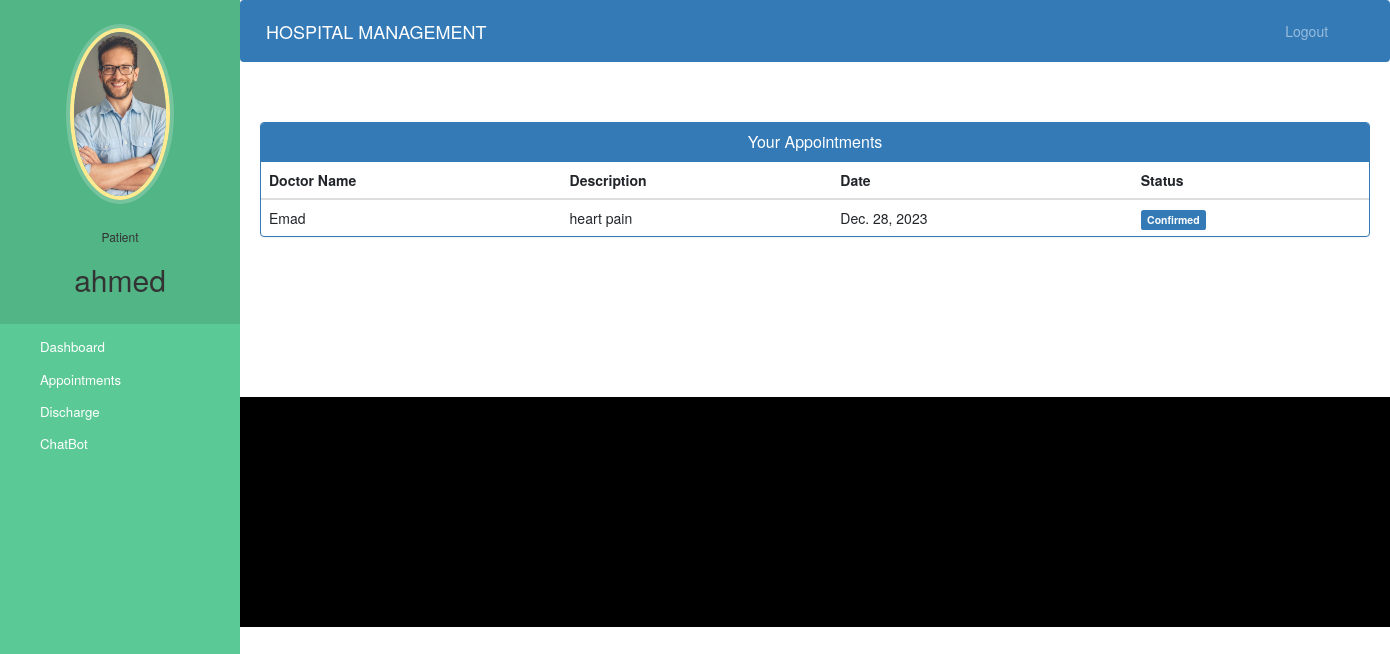
Page /patient-view-appointment (signed in) on the committed database.
### hospital/models.py (models this page shows, shortened)
class Patient(models.Model):
    user=models.OneToOneField(User,on_delete=models.CASCADE)
    profile_pic= models.ImageField(upload_to='profile_pic/PatientProfilePic/',null=True,blank=True)
    address = models.CharField(max_length=40)
    mobile = models.CharField(max_length=20,null=False)
    symptoms = models.CharField(max_length=100,null=False)
    assignedDoctorId = models.PositiveIntegerField(null=True)
    admitDate=models.DateField(auto_now=True)
    status=models.BooleanField(default=False)

class Appointment(models.Model):
    patientId=models.PositiveIntegerField(null=True)
    doctorId=models.PositiveIntegerField(null=True)
    patientName=models.CharField(max_length=40,null=True)
    doctorName=models.CharField(max_length=40,null=True)
    appointmentDate=models.DateField(auto_now=True)
    description=models.TextField(max_length=500)
    status=models.BooleanField(default=False)

### hospital/views.py (the view)
# urls.py: path('patient-view-appointment', views.patient_view_appointment_view,name='patient-view-appointment'),
@login_required(login_url='patientlogin')
@user_passes_test(is_patient)
def patient_view_appointment_view(request):
    patient=models.Patient.objects.get(user_id=request.user.id) #for profile picture of patient in sidebar
    appointments=models.Appointment.objects.all().filter(patientId=request.user.id)
    return render(request,'hospital/patient_view_appointment.html',{'appointments':appointments,'patient':patient})

### hospital/views.py (called while the page is built)
def is_patient(user):
    return user.groups.filter(name='PATIENT').exists()

### templates/hospital/patient_view_appointment.html (shortened to what this page needs)
{% extends 'hospital/patient_base.html' %}
{% block content %}
<head>
  <link href="//netdna.bootstrapcdn.com/bootstrap/3.0.0/css/bootstrap.min.css" rel="stylesheet" id="bootstrap-css">
</head>
<div class="container">
  <div class="panel panel-primary">
    <div class="panel-heading">
      <h6 class="panel-title">Your Appointments</h6>
    </div>
    <table class="table table-hover" id="dev-table">
      <thead>
        <tr>
          <th>Doctor Name</th>
          <th>Description</th>
          <th>Date</th>
          <th>Status</th>
        </tr>
      </thead>
      {% for a in appointments %}
      <tr>
        <td> {{a.doctorName}}</td>
        <td>{{a.description}}</td>
        <td>{{a.appointmentDate}}</td>
        {%if a.status%}
        <td> <span class="label label-primary">Confirmed</span></td>
        {% else %}
        <td> <span class="label label-success">Pending</span></td>
        {% endif %}
      </tr>
      {% endfor %}
    </table>
  </div>
</div>
{% endblock content %}

### templates/hospital/patient_base.html (shortened to what this page needs)
<!DOCTYPE html>
{% load static %}
<html lang="en">
<head>
  <link rel="stylesheet" href="https://stackpath.bootstrapcdn.com/bootstrap/4.3.1/css/bootstrap.min.css">
  <link rel="stylesheet" href="https://maxcdn.bootstrapcdn.com/font-awesome/4.7.0/css/font-awesome.min.css">
</head>
<body>
  <nav class="menu" tabindex="0">
    <header class="avatar">
      <img src="{% static patient.profile_pic.url %}" alt="Profile Pic" />
      <br><br>
      <h6>Patient</h6>
      <h2>{{request.user.first_name}}</h2>
    </header>
    <ul>
      <li tabindex="0" class="icon-dashboard"> <a style="color:white; text-decoration:none;" href="/patient-dashboard"><span>Dashboard</span></a> </li>
      <li tabindex="0" class="icon-calendar"> <a style="color:white; text-decoration:none;" href="/patient-appointment"><span>Appointments</span></a></li>
      <li tabindex="0" class="icon-users"> <a style="color:white; text-decoration:none;" href="/patient-discharge"><span>Discharge</span></a></li>
      <li tabindex="0" class="icon-users"> <a style="color:white; text-decoration:none;" href="/ChatBot"><span>ChatBot</span></a></li>
    </ul>
  </nav>
  <main>
    <div class="bs-example">
      <nav class="navbar navbar-expand-md  navbar-dark fixed-top" style="background:#337AB7;">
        <a href="/patient-dashboard" class="navbar-brand">HOSPITAL MANAGEMENT</a>
        <div class="collapse navbar-collapse justify-content-between" id="navbarCollapse">
          <div class="navbar-nav" style=" margin-left: 90%;">
            <a href="/logout" class="nav-item nav-link">Logout</a>
          </div>
        </div>
      </nav>
    </div>
    <br><br>
    {% block content %}
    {% endblock content %}
    <br><br><br><br><br><br><br>
    <footer>
      <br>
      <div class="container">
        <div class="row">
          <div class="col-md-12 col-sm-12">
          </div>
        </div>
      </div>
    </footer>
  </main>
</body>
</html>

### templates/hospital/patient_base.html (style rules this page uses)
a:link { text-decoration: none; }
a { color: white; }
footer { padding: 0px 0px 0px 0px; background-color: black; margin: 0px; }
body { padding-left: 240px; }
main { position: relative; height: 100vh; }
.menu { background: #5bc995; height: 100vh; width: 240px; position: fixed; top: 0px; left: 0; z-index: 5; outline: none; }
.menu .avatar { background: rgba(0, 0, 0, 0.1); padding: 2em 0.5em; text-align: center; }
.menu .avatar img { width: 100px; border-radius: 50%; overflow: hidden; border: 4px solid #ffea92; box-shadow: 0 0 0 4px rgba(255, 255, 255, 0.2); }
.menu .avatar h2 { font-weight: normal; margin-bottom: 0; }
.menu ul { list-style: none; padding: 0.5em 0; margin: 0; }
.menu ul li { padding: 0.5em 1em 0.5em 3em; font-size: 0.95em; font-weight: regular; background-repeat: no-repeat; background-position: left 15px center; background-size: auto 20px; transition: all 0.15s linear; cursor: pointer; }
.menu ul li.icon-dashboard { background-image: url("http://www.entypo.com/images//gauge.svg"); }
.menu ul li.icon-users { background-image: url("http://www.entypo.com/images//users.svg"); }
.menu ul li.icon-calendar { background-image: url("http://www.entypo.com/images//calendar.svg"); }

### templates/hospital/patient_view_appointment.html (style rules this page uses)
a:link { text-decoration: none; }
h6 { text-align: center; }
.row { margin: 100px; }

### rows in the picture
Patient: profile_pic (picture)
Appointment: doctorName "Emad", description "heart pain", appointmentDate "Dec. 28, 2023", status "Confirmed"

### other values in the picture
{{ request.user.first_name }} "ahmed"
